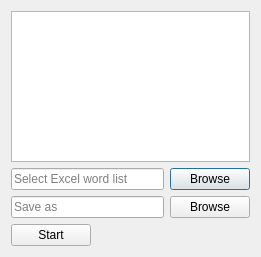
<?xml version="1.0" encoding="UTF-8"?>
<ui version="4.0">
 <class>gridLayout1</class>
 <widget class="QDialog" name="gridLayout1">
  <property name="geometry">
   <rect>
    <x>0</x>
    <y>0</y>
    <width>261</width>
    <height>257</height>
   </rect>
  </property>
  <property name="windowTitle">
   <string>Translator Anki</string>
  </property>
  <layout class="QGridLayout" name="gridLayout">
   <item row="0" column="0" colspan="3">
    <widget class="QPlainTextEdit" name="plainTextEdit"/>
   </item>
   <item row="1" column="0" colspan="2">
    <widget class="QLineEdit" name="filename_in">
     <property name="placeholderText">
      <string>Select Excel word list</string>
     </property>
    </widget>
   </item>
   <item row="1" column="2">
    <widget class="QPushButton" name="browse_in">
     <property name="text">
      <string>Browse</string>
     </property>
    </widget>
   </item>
   <item row="2" column="0" colspan="2">
    <widget class="QLineEdit" name="filename_out">
     <property name="placeholderText">
      <string>Save as</string>
     </property>
    </widget>
   </item>
   <item row="2" column="2">
    <widget class="QPushButton" name="browse_out">
     <property name="text">
      <string>Browse</string>
     </property>
    </widget>
   </item>
   <item row="3" column="0">
    <widget class="QPushButton" name="start">
     <property name="text">
      <string>Start</string>
     </property>
    </widget>
   </item>
   <item row="3" column="1" colspan="2">
    <spacer name="horizontalSpacer">
     <property name="orientation">
      <enum>Qt::Horizontal</enum>
     </property>
     <property name="sizeHint" stdset="0">
      <size>
       <width>158</width>
       <height>17</height>
      </size>
     </property>
    </spacer>
   </item>
  </layout>
 </widget>
 <resources/>
 <connections/>
</ui>
